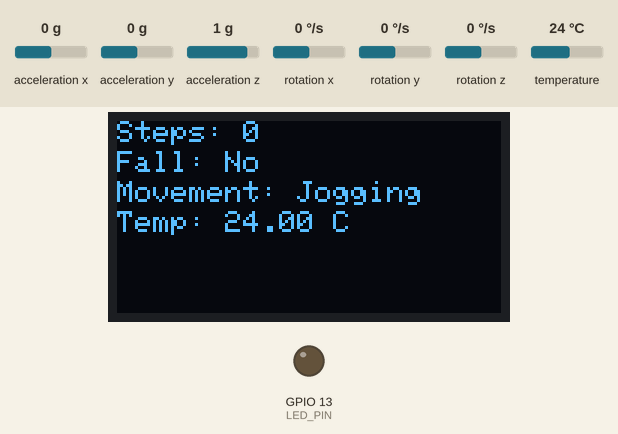
This sketch was run on a simulated ESP32. Parts: 128×64 one-colour display, output pins drawn as LEDs (lit = HIGH). The test bench sets the inputs (shaded band); at power-on: acceleration x 0 g, acceleration z 1 g, acceleration y 0 g, rotation x 0 °/s, rotation y 0 °/s, rotation z 0 °/s, temperature 24 °C. WiFi joins after 1.5 s; servers stay silent unless stated; the display library's start-up logo is not drawn; no MQTT or app messages arrive unless stated; what the sketch prints to the serial monitor is not drawn.

Above: at 4.7 s.
4.8 s: acceleration x set to -1 g
At 6.4 s:
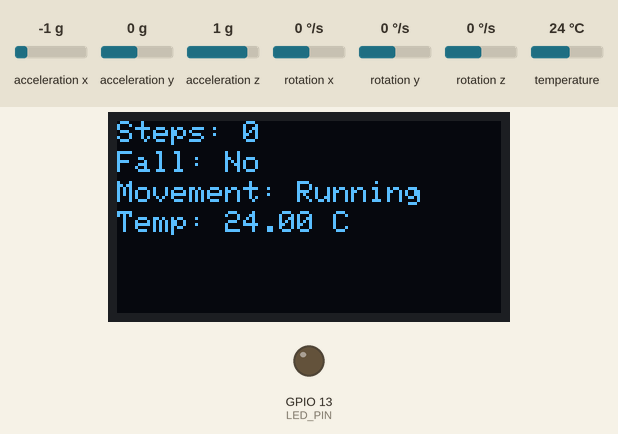
6.7 s: acceleration x set to -1.3 g
At 7.5 s:
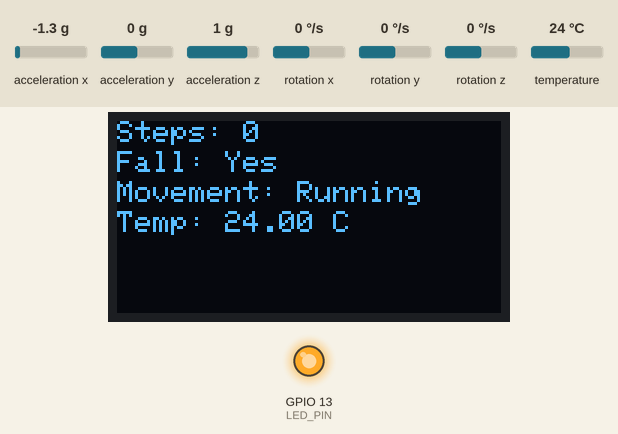
8.3 s: acceleration x set to 0 g
At 9.6 s:
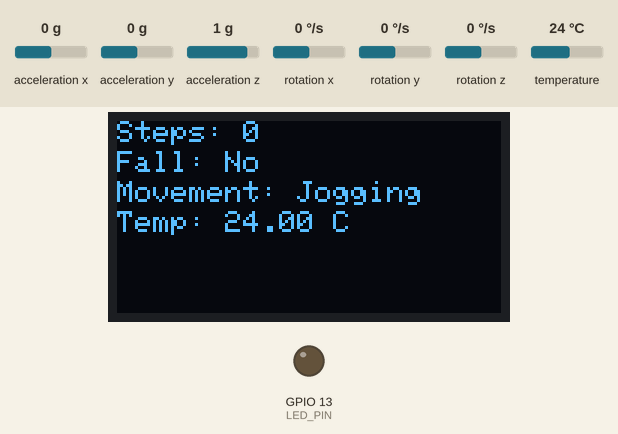
9.9 s: acceleration z set to 0.7 g
11.4 s: acceleration z set to 0.4 g
At 12.5 s:
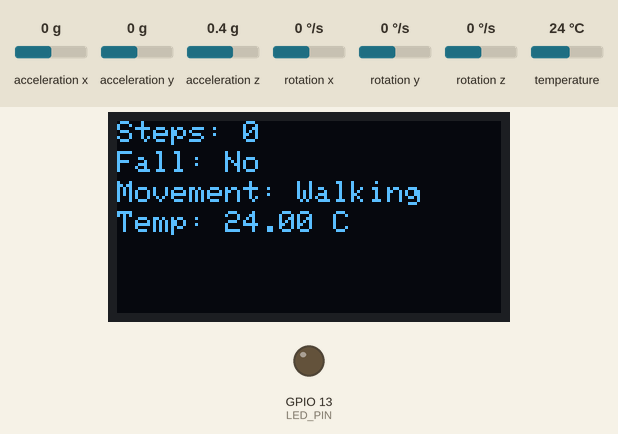
13.0 s: acceleration z set to 0 g
At 14.5 s:
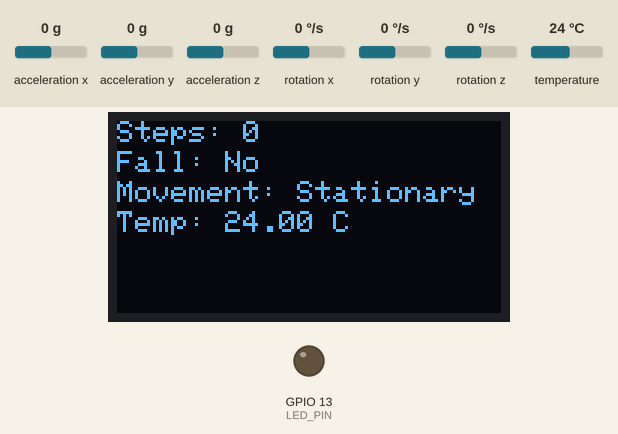
Timing chart, 0 to 15.6 s (numbered marks = the images above; inputs shaded):
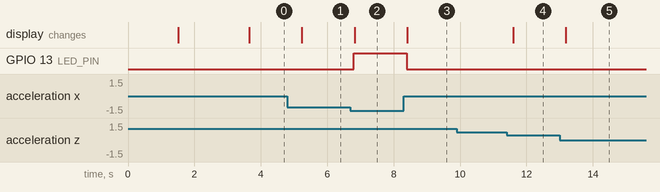

Measured:
- the behaviour switches between -1.1 and -1.2 g on acceleration x (found by bisection; images 1 and 2)
- the behaviour switches between 0.6 and 0.5 g on acceleration z (found by bisection; images 3 and 4)
- after the input at 4.8 s, the display: changes after 0.44 s (image 1)
- after the input at 6.7 s, GPIO 13 (LED_PIN): LOW → HIGH after 0.10 s; the display: changes after 0.13 s (image 2)
- after the input at 8.3 s, GPIO 13 (LED_PIN): HIGH → LOW after 0.09 s; the display: changes after 0.12 s (image 3)
- after the input at 9.9 s, every drawn part: stays the same
- after the input at 11.4 s, the display: changes after 0.20 s (image 4)
- after the input at 13.0 s, the display: changes after 0.19 s (image 5)

The sketch:

IOT.ino
```cpp
#include <Adafruit_MPU6050.h>
#include <Adafruit_Sensor.h>
#include <Wire.h>
#include <Adafruit_SSD1306.h>
#include <Adafruit_GFX.h>
#include <WiFi.h>
#include <PubSubClient.h>

// Wi-Fi credentials
const char* ssid = "SLT";
const char* password = "0112653435";

// MQTT Broker details
const char* mqtt_server = "broker.emqx.io";
const int mqtt_port = 1883;
const char* mqtt_user = "emqx";
const char* mqtt_password = "public";

WiFiClient espClient;
PubSubClient client(espClient);

// Constants
#define SCREEN_WIDTH 128
#define SCREEN_HEIGHT 64
#define OLED_RESET    -1
#define FALL_THRESHOLD 15.0
#define STEP_THRESHOLD 0.5
#define LED_PIN 13

#define WALK_THRESHOLD 1.0
#define JOG_THRESHOLD 5.0
#define RUN_THRESHOLD 10.0

// Global variables
Adafruit_MPU6050 mpu;
Adafruit_SSD1306 display(SCREEN_WIDTH, SCREEN_HEIGHT, &Wire, OLED_RESET);
int stepCount = 0;
bool fallDetected = false;
String movementType = "Unknown";

void setup_wifi() {
  delay(10);
  Serial.println();
  Serial.print("Connecting to ");
  Serial.println(ssid);

  WiFi.begin(ssid, password);

  while (WiFi.status() != WL_CONNECTED) {
    delay(500);
    Serial.print(".");
  }

  Serial.println("\nWiFi connected");
  Serial.print("IP address: ");
  Serial.println(WiFi.localIP());
}

void reconnect() {
  while (!client.connected()) {
    Serial.print("Attempting MQTT connection...");
    if (client.connect("UniqueClientID123", mqtt_user, mqtt_password)) {
      Serial.println("connected");
    } else {
      Serial.print("failed, rc=");
      Serial.print(client.state());
      Serial.println(" trying again in 5 seconds");
      delay(5000);
    }
  }
}

void callback(char* topic, byte* payload, unsigned int length) {
  // Empty callback function
}

void setup(void) {
  Serial.begin(115200);

  setup_wifi();
  client.setServer(mqtt_server, mqtt_port);
  client.setCallback(callback);

  if (!mpu.begin()) {
    Serial.println("Failed to find MPU6050 chip");
    while (1) {
      delay(10);
    }
  }

  pinMode(LED_PIN, OUTPUT);
  digitalWrite(LED_PIN, LOW);

  if (!display.begin(SSD1306_SWITCHCAPVCC, 0x3C)) {
    Serial.println(F("SSD1306 allocation failed"));
    while (1);
  }

  display.display();
  delay(2000);
  display.clearDisplay();

  mpu.setAccelerometerRange(MPU6050_RANGE_8_G);
  mpu.setGyroRange(MPU6050_RANGE_500_DEG);
  mpu.setFilterBandwidth(MPU6050_BAND_5_HZ);

  Serial.println("Setup done");
}

void loop() {
  if (!client.connected()) {
    reconnect();
  }
  client.loop();

  sensors_event_t a, g, temp;
  mpu.getEvent(&a, &g, &temp);

  float accelMagnitude = sqrt(
    a.acceleration.x * a.acceleration.x +
    a.acceleration.y * a.acceleration.y +
    a.acceleration.z * a.acceleration.z
  );

  // Fall detection logic
  if (accelMagnitude > FALL_THRESHOLD) {
    fallDetected = true;
    digitalWrite(LED_PIN, HIGH);
  } else {
    fallDetected = false;
    digitalWrite(LED_PIN, LOW);
  }

  // Step counting
  if (abs(g.gyro.z) > STEP_THRESHOLD) {
    stepCount++;
  }

  // Movement classification
  if (accelMagnitude < WALK_THRESHOLD) {
    movementType = "Stationary";
  } else if (accelMagnitude < JOG_THRESHOLD) {
    movementType = "Walking";
  } else if (accelMagnitude < RUN_THRESHOLD) {
    movementType = "Jogging";
  } else {
    movementType = "Running";
  }

  // Display on OLED
  display.clearDisplay();
  display.setTextSize(1);
  display.setTextColor(SSD1306_WHITE);
  display.setCursor(0, 0);
  display.print("Steps: ");
  display.print(stepCount);
  display.setCursor(0, 10);
  display.print("Fall: ");
  display.print(fallDetected ? "Yes" : "No");
  display.setCursor(0, 20);
  display.print("Movement: ");
  display.print(movementType);
  display.setCursor(0, 30);
  display.print("Temp: ");
  display.print(temp.temperature);
  display.println(" C");
  display.display();

  // Prepare data for MQTT
  char stepCountStr[10];
  itoa(stepCount, stepCountStr, 10);

  const char* fallStatus = fallDetected ? "Yes" : "No";
  const char* movementTypeStr = movementType.c_str();

  char tempStr[10];
  dtostrf(temp.temperature, 4, 2, tempStr);

  // Publish data to MQTT topics
  client.publish("iot/steps", stepCountStr);
  client.publish("iot/fall", fallStatus);
  client.publish("iot/movement", movementTypeStr);
  client.publish("iot/temperature", tempStr);

  delay(500);
}
```
